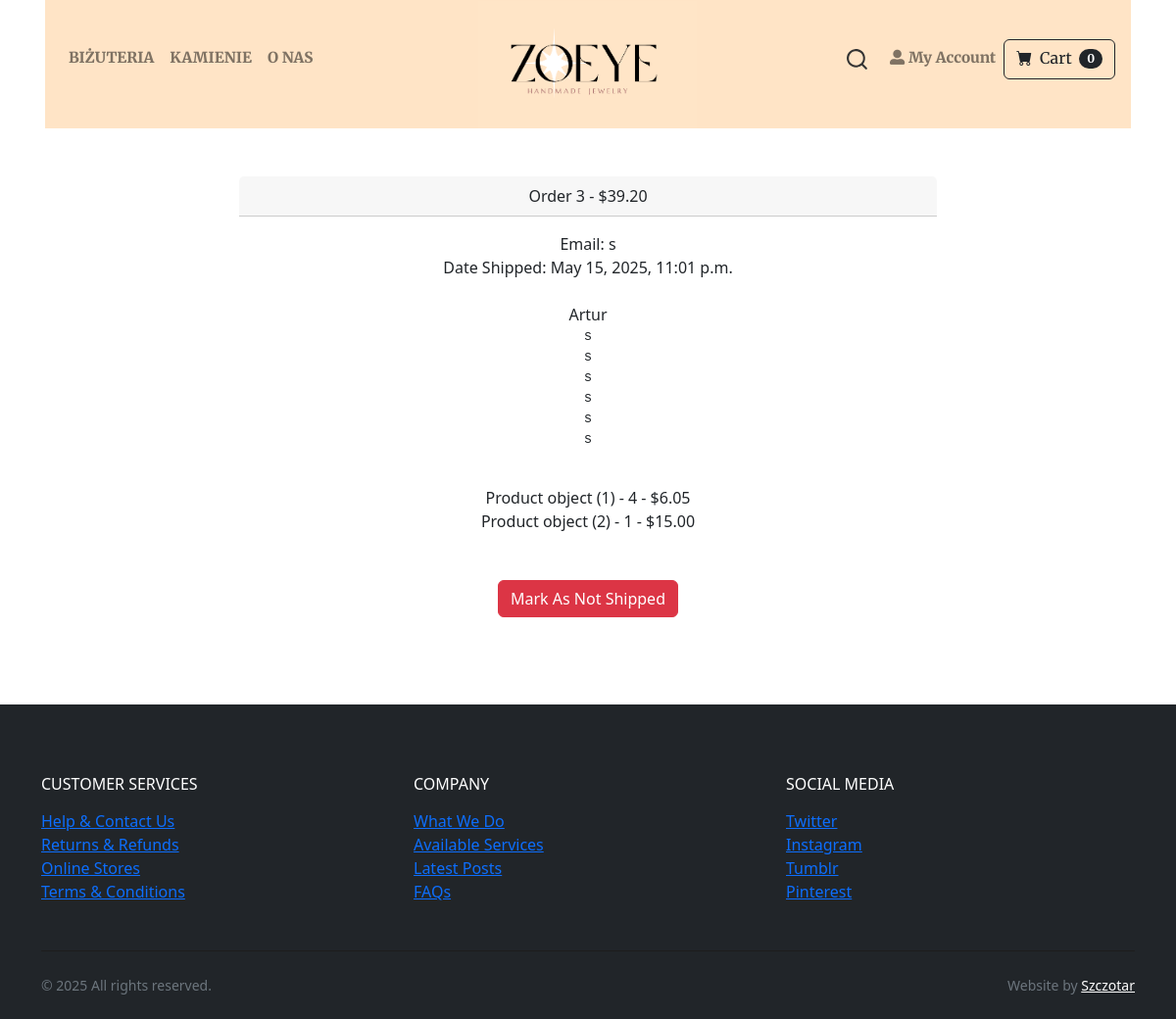
Before: /payment/orders/3 (signed in) with the older database file.
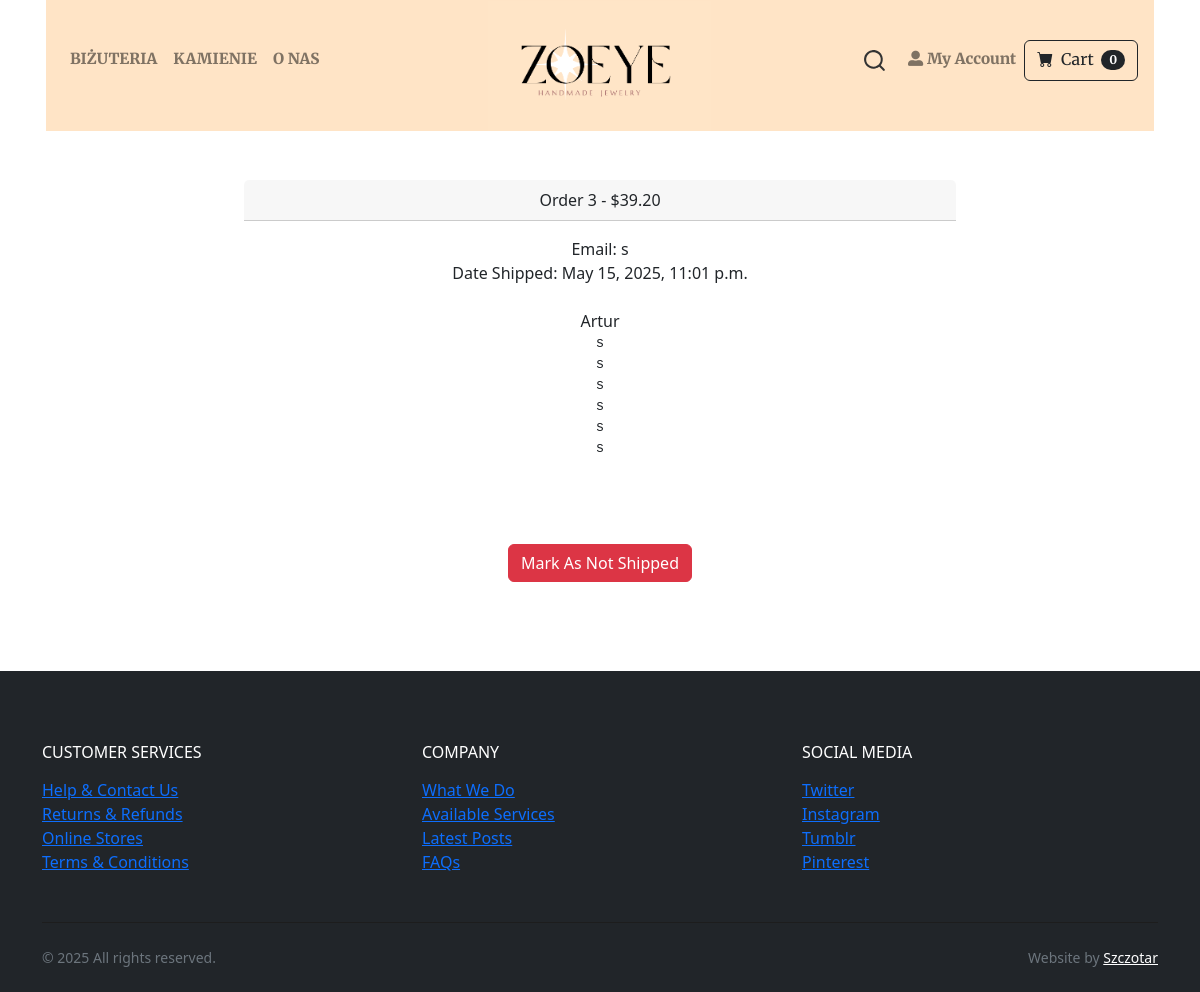
After: the same page with the newer database file.
### payment/models.py (models this page shows, shortened)
class OrderItem(models.Model):
	order = models.ForeignKey(Order, on_delete=models.CASCADE, null=True)
	product = models.ForeignKey(Product, on_delete=models.CASCADE, null=True)
	user = models.ForeignKey(User, on_delete=models.CASCADE, null=True, blank=True)
	quantity = models.PositiveBigIntegerField(default=1)
	price = models.DecimalField(max_digits=7, decimal_places=2)

### store/models.py (models this page shows, shortened)
class Product(models.Model):
    GENDER_CHOICES = [
        ('unisex', 'Unisex'),
        ('women', 'Kobiety'),
        ('men', 'Mężczyźni'),
    ]
    name = models.CharField(max_length=100)
    price = models.DecimalField(default=0, decimal_places=2, max_digits=6)
    category = models.ForeignKey(Category, on_delete=models.CASCADE, default=1)
    description = models.CharField(max_length=2500, default='', blank=True, null = True)
    is_sale = models.BooleanField(default=False)
    sale_price = models.DecimalField(default=0, decimal_places=2, max_digits=6)
    gender = models.CharField(max_length=10, choices=GENDER_CHOICES, default='unisex') # Filtr płci
    materials = models.ManyToManyField(Material, blank=True) # Filtr materiałów/kamieni

### payment/views.py (the view, shortened to what this page needs)
# urls.py: path('orders/<int:pk>', views.orders, name='orders'),
def orders(request, pk):
	if request.user.is_authenticated and request.user.is_superuser:
		order = Order.objects.get(id=pk)
		items = OrderItem.objects.filter(order=pk)
		return render(request, 'payment/orders.html', {"order":order, "items":items})
	else:
		messages.success(request, "Access Denied")
		return redirect('home')

### cart/cart.py (called while the page is built)
	def __len__(self):
		return len(self.cart)

### cart/context_processors.py (called while the page is built)
def cart(request):
	return {'cart': Cart(request)}

### store/context_processors.py (called while the page is built)
def site_data(request):
    return {
        'all_materials': Material.objects.all().order_by('name'),
        'all_categories': Category.objects.all().order_by('name'), # Możesz też dodać wszystkie kategorie
    }

### payment/templates/payment/orders.html (shortened to what this page needs)
{% extends 'base.html' %}
{% block content %}
        <div class="container">
        	<div class="row">
        		<center>
        			<div class="col-8">
        				<br/><br/>
<div class="card">
  <div class="card-header">
    Order {{ order.id}} - ${{order.amount_paid}}
  </div>
  <div class="card-body">
    Email: {{ order.email}}<br/>
    {% if order.date_shipped %}
      Date Shipped: {{ order.date_shipped}}
    {% else %}
     Date Ordered: {{ order.date_ordered}}
    {% endif %}
    <br/><br/>
    {{ order.full_name }}<br/>
    <pre>{{ order.shipping_address }}
    </pre>
    {% for item in items %}
      {{ item.product }} - {{ item.quantity }} - ${{ item.price }}<br/>
    {% endfor %}
    <br/><br/>
    {% if not order.shipped %}
    <form method="POST">
      {% csrf_token %}
      <input type="hidden" name="shipping_status" value="true">
      <button type="Submit" class="btn btn-success">Mark As Shipped</button>
    </from>
    {% else %}
    <form method="POST">
      <button type="Submit" class="btn btn-danger">Mark As Not Shipped</button>
    {% endif %}
  </div>
</div>
<br/>
<br/><br/>
        			</div>
        		</center>
        	</div>
        </div>
{% endblock %}

Changed rows visible on the page:
removed OrderItem: product "Product object (1)", quantity "4", price "6.05"
removed OrderItem: product "Product object (2)", quantity "1", price "15.00"
